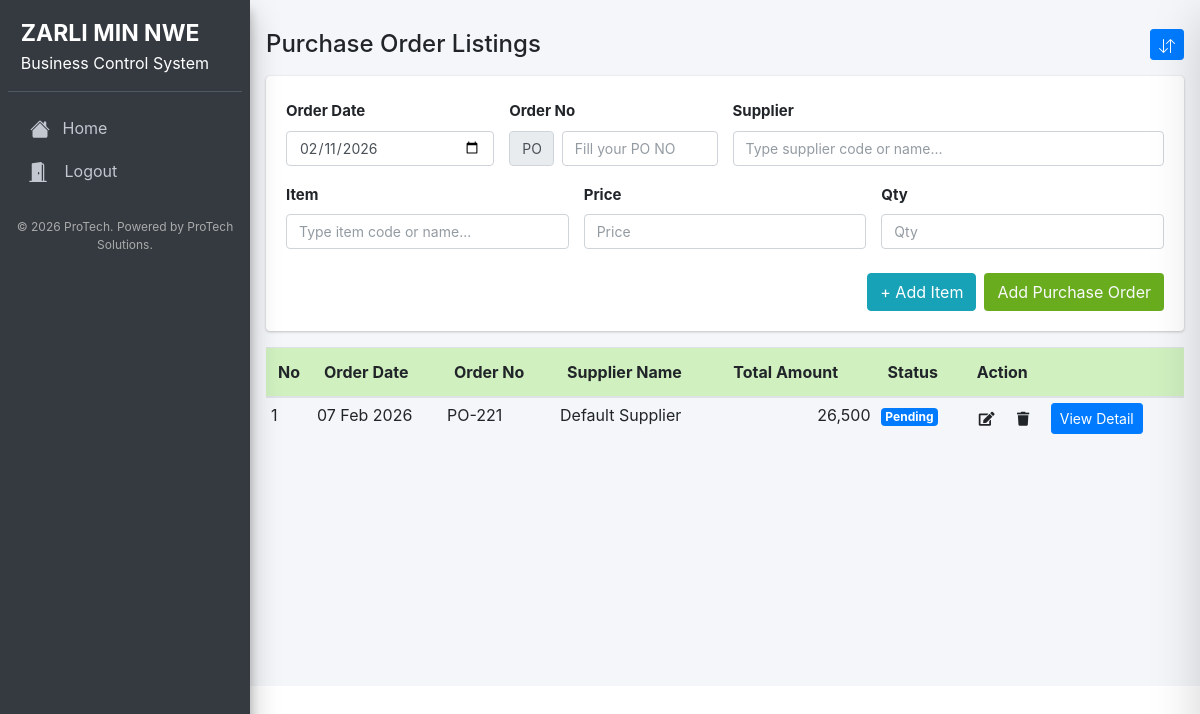
Before: /purchase_order.php (signed in) with the older database file.
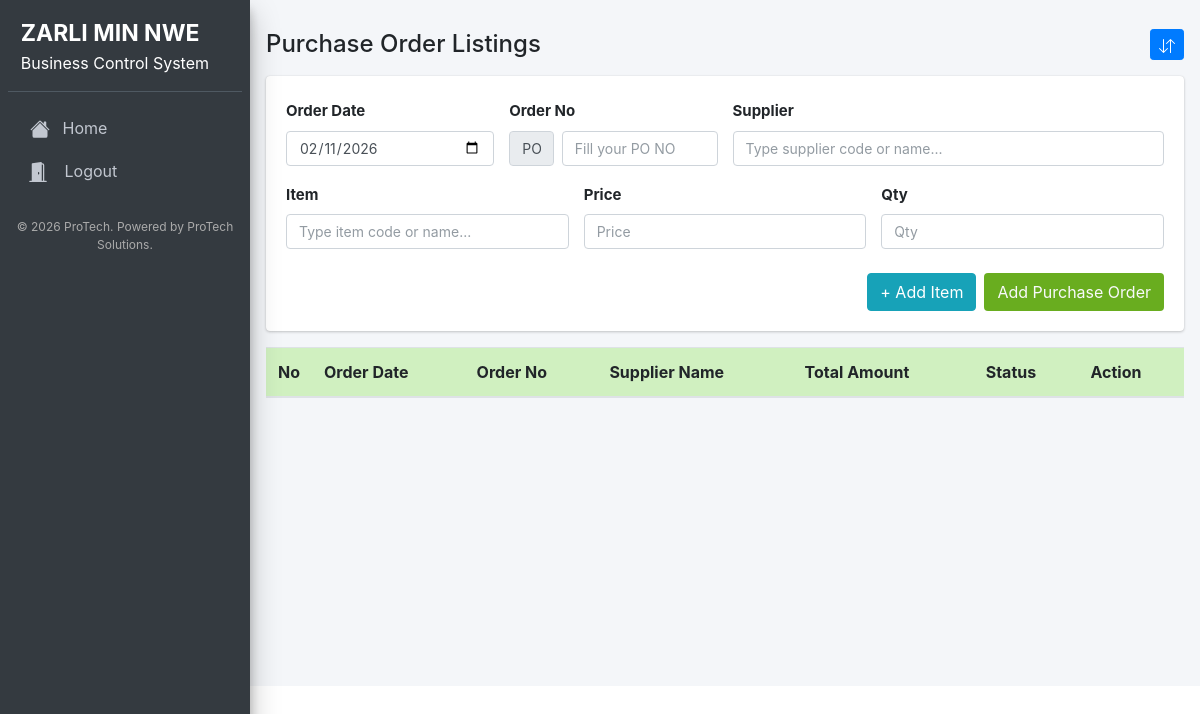
After: the same page with the newer database file.
### tables this page shows
CREATE TABLE `purchase_order` (
  `id` int(11) NOT NULL,
  `order_no` varchar(100) NOT NULL,
  `supplier_id` varchar(100) NOT NULL,
  `order_date` date NOT NULL,
  `status` varchar(100) NOT NULL
);

CREATE TABLE `supplier` (
  `id` int(11) NOT NULL,
  `supplier_id` varchar(100) NOT NULL,
  `supplier_name` varchar(255) NOT NULL,
  `supplier_phone` int(11) NOT NULL,
  `supplier_address` varchar(255) NOT NULL
);

### purchase_order.php (the view, shortened to what the changed rows need)
<?php
require '../config/config.php';
include 'header.php';
    $purchase_orderstmt = $pdo->prepare("SELECT * FROM purchase_order ORDER BY id DESC");
    $purchase_orderstmt->execute();
    $purchase_orderdata = $purchase_orderstmt->fetchAll();
 ?>
  <div class="col-md-12 mt-4 px-3 pt-1">
  <div>
    <table class="table table-hover">
      <thead class="custom-thead">
        <tr>
          <th style="width: 10px">No</th>
          <th>Order Date</th>
          <th>Order No</th>
          <th>Supplier Name</th>
          <th>Total Amount</th>
          <th>Status</th>
          <th>Action</th>
        </tr>
      </thead>
      <tbody>
        <?php
          if ($purchase_orderdata) {
            $idd = 1;
            foreach ($purchase_orderdata as $value) {
              $id = $value['id'];
              $supplier_id = $value['supplier_id'];
              $order_no = $value['order_no'];
              $supplierIdstmt = $pdo->prepare("SELECT * FROM supplier WHERE supplier_id='$supplier_id'");
              $supplierIdstmt->execute();
              $supplierIdResult = $supplierIdstmt->fetch(PDO::FETCH_ASSOC);
              $total_amountstmt = $pdo->prepare("SELECT SUM(amount) AS total_amount FROM purchase_order_items WHERE order_no='$order_no'");
              $total_amountstmt->execute();
              $total_amount = $total_amountstmt->fetch(PDO::FETCH_ASSOC);
         ?>
        <tr>
          <td><?php echo $idd; ?></td>
          <td><?php echo date('d M Y', strtotime($value['order_date'])); ?></td>
          <td><?php echo $value['order_no']; ?></td>
          <td><?php echo $supplierIdResult['supplier_name']; ?></td>
          <td class="text-right"><?php echo number_format($total_amount['total_amount']); ?></td>
          <td>
            <div class="badge badge-primary">Pending</div>
          </td>
          <td>
            <button
                class="btn btn-sm"
                onclick="openDrawer(<?php echo $value['id']; ?>)">
              <i class="fas fa-edit"></i>
            </button>
            <a href="delete.php?table_name=purchase_order&id=<?php echo $id; ?>&order_no=<?php echo $value['order_no'] ?>" class="btn btn-sm delete-order">
              <i class="fas fa-trash"></i>
            </a>
            <a href="purchase_order_detail.php?order_no=<?php echo $value['order_no']; ?>" class="btn btn-sm btn-primary ml-2">View Detail</a>
          </td>
        </tr>
        <?php
          $idd++;
            }
          }
         ?>
      </tbody>
    </table>
  </div>
</div>

Changed rows visible on the page:
removed purchase_order: order_date "07 Feb 2026", order_no "PO-221", supplier.supplier_name "Default Supplier", total_amount "26,500"
